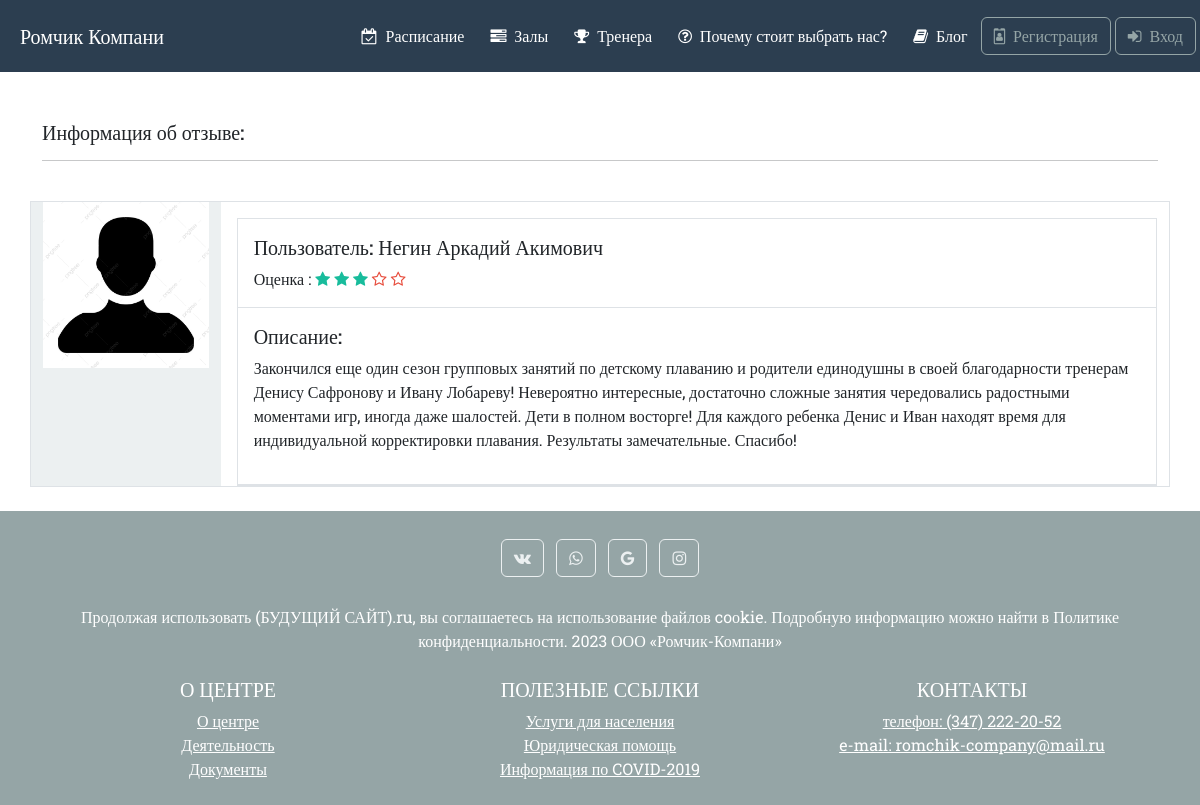
Page /user/reviews/1 on the committed database.
### user/models.py (models this page shows, shortened)
class Reviews(models.Model):
    stars = models.IntegerField(validators=[MinValueValidator(1), MaxValueValidator(5)])
    description = models.TextField(max_length=1000, null=True, blank=True)
    date = models.DateTimeField(auto_now_add=True, blank=True)
    user = models.ForeignKey(UserInfo, on_delete=models.CASCADE, related_name='users')
    trainer = models.ForeignKey(UserInfo, on_delete=models.CASCADE, related_name='trainers')
    class Meta:
        verbose_name_plural = 'Отзывы'
        unique_together = (('user', 'trainer'),)
        index_together = (('user', 'trainer'),)

class UserInfo(models.Model):
    middle_name = models.CharField(max_length=100)
    phone_number = models.CharField(max_length=11)
    user = models.OneToOneField(User, on_delete=models.CASCADE, null=True, blank=True,
                                related_name='user_link')
    category = models.ForeignKey(CategoryPerson, on_delete=models.CASCADE, null=True, blank=True,
                                 related_name='category_id')
    class Meta:
        verbose_name_plural = 'Информация о пользователях'
    def get_full_name(self):
        return f'{self.user.last_name} {self.user.first_name} {self.middle_name}'

### user/views.py (the view)
# urls.py: path('reviews/<int:id_review>', views.review_info, name='review-info'),
def review_info(request, id_review):
    review = get_object_or_404(Reviews, pk=id_review)
    context = {
        'review': review,
        'lost_stars': (5 - review.stars),
    }
    return render(request, 'trainer/review-info.html', context)

### user/views.py (called while the page is built)
@register.filter
def get_range(value):
    return range(value)

### user/templates/trainer/review-info.html
{% include "about/base.html" %}
{% load static %}
{% block content %}
<main class="pt-5">
    <div class="container">
        <h1 class="h5"> Информация об отзыве: </h1>
        <hr>
        <br>
        <div class="row mb-4 border product-item">
            <div class="col-md-3 col-lg-2 order-md-first bg-light">
                <img class="img-fluid mx-auto d-block" width="200px" alt="Responsive image"
                     src="{% static 'media/images/faceless.png' %}">
            </div>
            <div class="col-md-9 col-lg-10 ps-md-3 ps-lg-10">
                <a href="" class="text-info">
                    <h1 class="h5 pt-2">  </h1>
                </a>
                <div class="border">
                    <div class="col border-bottom">
                        <div class="row p-3">
                            <div class="col-12">
                                <h5>Пользователь: {{ review.user.get_full_name}}</h5>
                                Оценка :
                                {% for i in review.stars|get_range %}
                                    <i class="fa fa-star text-success" aria-hidden="true"></i>
                                {% endfor %}
                                {% for i in lost_stars|get_range %}
                                    <i class="fa fa-star-o text-danger" aria-hidden="true"></i>
                                {% endfor %}
                            </div>
                        </div>
                    </div>
                    <div class="col border-bottom">
                        <div class="row p-3">
                            <div class="col-12">
                                <h5>Описание:</h5>
                                <p>{{ review.description }}</p>
                            </div>
                        </div>
                    </div>
                </div>
            </div>
        </div>
    </div>
</main>
{% endblock %}
{% include "about/footer.html" %}

### static/css/style.css (style rules this page uses)
body { font-family: 'Roboto Slab', serif; }

### rows in the picture
Reviews: user.get_full_name "Негин Аркадий Акимович", stars 3 (drawn), description "Закончился еще один сезон групповых занятий по детскому плаванию и родители единодушны в своей благодарности тренерам Денису Сафронову и Ивану Лобареву! Невероятно интересные, достаточно сложные занятия чередовались радостными моментами игр, иногда даже шалостей. Дети в полном восторге! Для каждого ребенка Денис и Иван находят время для индивидуальной корректировки плавания. Результаты замечательные. Спасибо!"
